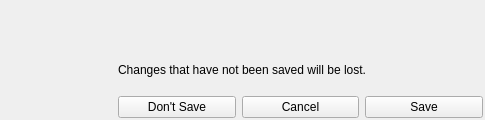
<?xml version="1.0" encoding="UTF-8"?>
<ui version="4.0">
 <class>areYouSure_popup</class>
 <widget class="QMainWindow" name="areYouSure_popup">
  <property name="windowModality">
   <enum>Qt::ApplicationModal</enum>
  </property>
  <property name="geometry">
   <rect>
    <x>0</x>
    <y>0</y>
    <width>485</width>
    <height>120</height>
   </rect>
  </property>
  <property name="sizePolicy">
   <sizepolicy hsizetype="Fixed" vsizetype="Fixed">
    <horstretch>0</horstretch>
    <verstretch>0</verstretch>
   </sizepolicy>
  </property>
  <property name="contextMenuPolicy">
   <enum>Qt::NoContextMenu</enum>
  </property>
  <property name="windowTitle">
   <string>MainWindow</string>
  </property>
  <widget class="QWidget" name="main_frame">
   <layout class="QGridLayout" name="gridLayout">
    <property name="leftMargin">
     <number>2</number>
    </property>
    <property name="topMargin">
     <number>2</number>
    </property>
    <property name="rightMargin">
     <number>2</number>
    </property>
    <property name="bottomMargin">
     <number>2</number>
    </property>
    <item row="1" column="1" colspan="3">
     <widget class="QLabel" name="msg2_label">
      <property name="text">
       <string>Changes that have not been saved will be lost.</string>
      </property>
     </widget>
    </item>
    <item row="2" column="3">
     <widget class="QPushButton" name="save_btn">
      <property name="text">
       <string>Save</string>
      </property>
     </widget>
    </item>
    <item row="2" column="2">
     <widget class="QPushButton" name="cancel_btn">
      <property name="text">
       <string>Cancel</string>
      </property>
     </widget>
    </item>
    <item row="2" column="1">
     <widget class="QPushButton" name="noSave_btn">
      <property name="text">
       <string>Don't Save</string>
      </property>
     </widget>
    </item>
    <item row="0" column="1" colspan="3">
     <widget class="QLabel" name="msg1_label">
      <property name="text">
       <string/>
      </property>
     </widget>
    </item>
    <item row="0" column="0" rowspan="3">
     <widget class="QLabel" name="warning_icon">
      <property name="minimumSize">
       <size>
        <width>110</width>
        <height>110</height>
       </size>
      </property>
      <property name="maximumSize">
       <size>
        <width>110</width>
        <height>110</height>
       </size>
      </property>
      <property name="text">
       <string/>
      </property>
     </widget>
    </item>
   </layout>
  </widget>
 </widget>
 <resources/>
 <connections/>
</ui>
